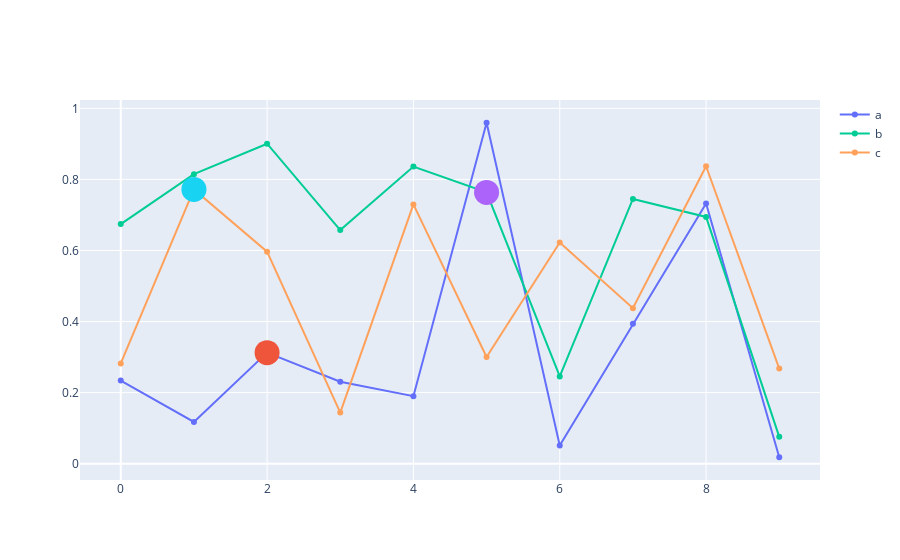

Notebook cell for this chart:
### Markdown cell above
I have a figure with 3 line scatters, and for each of them I want to mark a specific point. 
I’m doing so by adding for each another scatter with single point in the x, y I want. I would like for the scatter and the single-point scatter to have the same color, which I can define explicitly but I also want to be able to not decide on the colors in the creation of the figure and be able to later control it using themes/templates. 
So I’m looking for a solution to put two scatter traces in the same "color group" without defining the color explicitly.

### Code cell
import numpy as np
import plotly.graph_objects as go

size = 10

x = list(range(size))

y = {
    'a': np.random.rand(size),
    'b': np.random.rand(size),
    'c': np.random.rand(size)
}

index_to_higlight = {
    'a': 2,
    'b': 5,
    'c': 1
}

fig = go.Figure()
for plot in ['a', 'b', 'c']:
    # Both scatters should have the same color! 
    # but colors should be editable later using templates
    fig.add_trace(go.Scatter(x=x, y=y[plot], name=plot))
    fig.add_trace(go.Scatter(x=[x[index_to_higlight[plot]]], 
                             y=[y[plot][index_to_higlight[plot]]], 
                             mode='markers', 
                             marker_size=25, 
                             showlegend=False))

fig

### Figure 1 — Plotly figure (JSON) as saved in the notebook; plotly's stock layout.template omitted (floating-point values rounded to 4 significant figures)
{"data": [{"name": "a", "type": "scatter", "x": [0, 1, 2, 3, 4, 5, 6, 7, 8, 9], "y": [0.2338, 0.1174, 0.3125, 0.2304, 0.1899, 0.9595, 0.05126, 0.3938, 0.7321, 0.01807]}, {"marker": {"size": 25}, "mode": "markers", "showlegend": false, "type": "scatter", "x": [2], "y": [0.3125]}, {"name": "b", "type": "scatter", "x": [0, 1, 2, 3, 4, 5, 6, 7, 8, 9], "y": [0.6743, 0.8148, 0.9005, 0.6574, 0.8362, 0.7634, 0.2454, 0.7451, 0.6944, 0.07551]}, {"marker": {"size": 25}, "mode": "markers", "showlegend": false, "type": "scatter", "x": [5], "y": [0.7634]}, {"name": "c", "type": "scatter", "x": [0, 1, 2, 3, 4, 5, 6, 7, 8, 9], "y": [0.2821, 0.7719, 0.5966, 0.1438, 0.7296, 0.3003, 0.6225, 0.4376, 0.837, 0.2675]}, {"marker": {"size": 25}, "mode": "markers", "showlegend": false, "type": "scatter", "x": [1], "y": [0.7719]}], "layout": {"autosize": true, "xaxis": {"autorange": true, "range": [-0.5314, 9.531], "type": "linear"}, "yaxis": {"autorange": true, "range": [-0.05962, 1.037], "type": "linear"}}}
